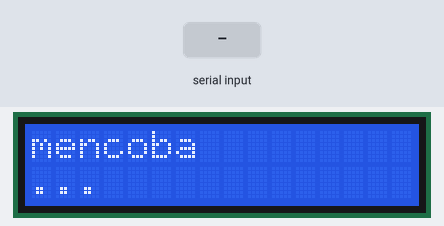
Bench run of a sketch on a simulated ESP8266 (NodeMCU). Shown: 16×2 character LCD. The test bench sets the inputs (shaded band). WiFi joins after 1.5 s; servers stay silent unless stated; uploads are accepted with an empty reply; what the sketch prints to the serial monitor is not drawn.

Above: at 0.2 s.
At 2.8 s:
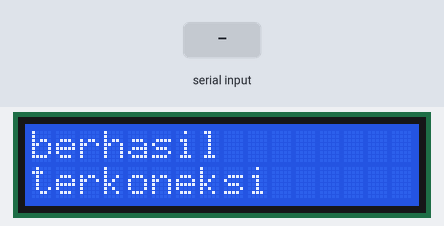
2.9 s: "90,45,200\n" received over the second serial link
Timing chart, 0 to 5.9 s (numbered marks = the images above; inputs shaded):
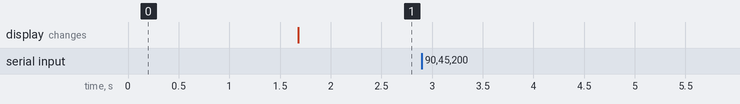

The sketch:

node_mcu-campuran.ino
```cpp
//libraries lcd
#include <LiquidCrystal_I2C.h>


//libraries communication
#include<SoftwareSerial.h>

//library wifi
#include<ESP8266HTTPClient.h>
#include<ESP8266WiFi.h>

//library firebase
#include <FirebaseArduino.h>


#define FIREBASE_HOST "" //link of realtime db firebase
#define FIREBASE_AUTH "" //your db secret

char ssid[] = ""; //Wifi name
char pass[] = ""; //Wifi password

//ip address server
const char*  server = "";


WiFiClient wifiClient;

SoftwareSerial DataSerial(12, 13);

unsigned long previousMillis = 0;
const long interval = 1000;

String arrData[4];

LiquidCrystal_I2C lcd(0x27, 16, 2);

float tds;
float suhu;
float suhuAir;
float kelembaban;
String statusPump;


void setup(){

 Serial.begin(9600);
 //setup lcd
 lcd.begin(16,2);
 lcd.init();
 lcd.backlight();


 //koneksi wifi
 WiFi.begin(ssid, pass);


 //cek koneksi
 while(WiFi.status() != WL_CONNECTED)
 {
   //mencoba koneksi lagi
   lcd.setCursor(0,0);
   lcd.print("mencoba");
   lcd.setCursor(0,1);
   lcd.print("...");
   delay(500);
 }

 //berhasil terkoneksi
 lcd.setCursor(0,0);
 lcd.print("berhasil");
 lcd.setCursor(0,1);
 lcd.print("terkoneksi");

 //print IP address
  Serial.print("Use this URL to connect: ");
  Serial.print("http://");
  Serial.print(WiFi.localIP());


  DataSerial.begin(9600);
  Firebase.begin(FIREBASE_HOST, FIREBASE_AUTH);


}

int n = 0;

void loop() {


  //mengolah data dari arduino setiap 1 detik
  unsigned long currentMillis = millis();
  if(currentMillis - previousMillis > interval)
  {
    previousMillis = currentMillis;

    //baca dari arduino
    String data = "";
    while(DataSerial.available() > 0)
    {
      data += char(DataSerial.read());
    }
    data.trim();

    if( data != "")
    {
      //memecahkan data dari arduino
      int index = 0;
      for(int i = 0;i <= data.length(); i++)
      {
        char delimiter = '#';
        if(data[i] != delimiter)
        {
          arrData[index] += data[i];
        }else
        {
          index++;
        }
      }

      //cek pembacaan data
      if(index == 3)
      {
        lcd.setCursor(0,0);
        lcd.print("suhu: " + arrData[2] + " C");
        Serial.println("suhu: " + arrData[2] + " C"); //nilai suhu ruangan
        lcd.setCursor(0,1);
        lcd.print("tds: " + arrData[1] + " PPM");
        Serial.println("tds: " + arrData[1] + " PPM"); //nilai tds
        Serial.println("suhu air: " + arrData[0] + " C"); //nilai suhu air
        Serial.println("kelembaban: " + arrData[3]); // nilai kelembaban

        //cek pump
        if(arrData[1].toInt() < 50){
           statusPump = "nyala";
        }else{
          statusPump = "mati";
        }

        Serial.println("status pump: " + statusPump);

      }

      //tampung nilai dari arduino
      suhuAir = arrData[0].toFloat();
      tds = arrData[1].toFloat();
      suhu = arrData[2].toFloat();
      kelembaban = arrData[3].toFloat();

      //kirim data ke sql
      kirimSql();

      //kirim data ke firebase
      kirimFirebase();

      //kosongkan data
      arrData[0] = "";
      arrData[1] = "";
      arrData[2] = "";
      arrData[3] = "";
      statusPump = "";
    }

    //minta data dari ke arduino
    DataSerial.println("Y");
  }
}


void kirimSql(){
  //cek koneksi nodemcu ke webserver
  WiFiClient client;
  const int httpPort = 80;
  if(!client.connect(server,httpPort)){
    Serial.println("koneksi gagal ke webserver");
    arrData[0] = "";
    arrData[1] = "";
    arrData[2] = "";
    arrData[3] = "";
    statusPump = "";
    return;
   }

  //kirim data ke database jika berhasil
  HTTPClient http;
  String Link = "http://" + String(server) + "/webapp/IoT-web/kirimdata.php?suhuAir=" + String(suhuAir) + "&tds=" + String(tds) + "&suhu="+ String(suhu) + "&kelembaban=" + String(kelembaban) + "&statusPump=" + String(statusPump);


  //eksekusi link url
  http.begin(wifiClient,Link);
  http.GET();

  //tangkap respon kirimdata
  String response = http.getString();
  Serial.println(response);

  //kosongkan data
  arrData[0] = "";
  arrData[1] = "";
  arrData[2] = "";
  arrData[3] = "";
  statusPump = "";

}

void kirimFirebase(){
      //set value di firebase
      Firebase.setFloat("suhuAir", suhuAir);
      Firebase.setFloat("tds", tds);
      if(tds < 50){
        Firebase.setString("statusPump", "nyala");
      }else{
        Firebase.setString("statusPump", "mati");
      }
      Firebase.setFloat("suhu", suhu);
      Firebase.setFloat("kelembaban", kelembaban);
      if(Firebase.failed()) {
        Serial.print("setting/ message failed: ");
        Serial.println(Firebase.error());
        return;
      }

      delay(1000);


      //menghitung sudah berapa kali membaca sensor
      String name = Firebase.pushInt("logs", n++);
      if(Firebase.failed()){
        Serial.print("pushing/logs failed:");
        Serial.println(Firebase.error());
        return;
      }
      Serial.print("pushed: /logs/");
      Serial.println(name);
      delay(1000);
}
```

Measured:
- after the input at 2.9 s, every drawn part: stays the same
